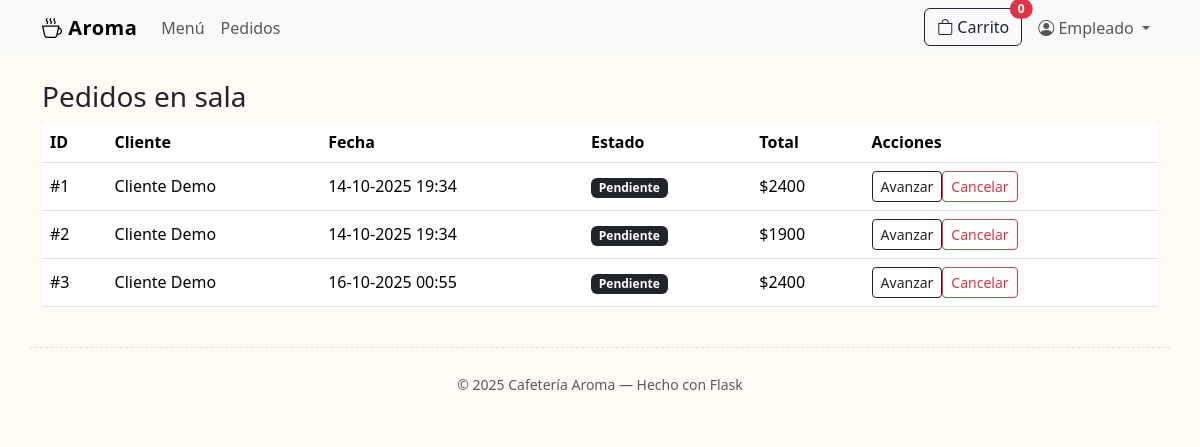
Page /empleado/pedidos (signed in) on the earlier database version.
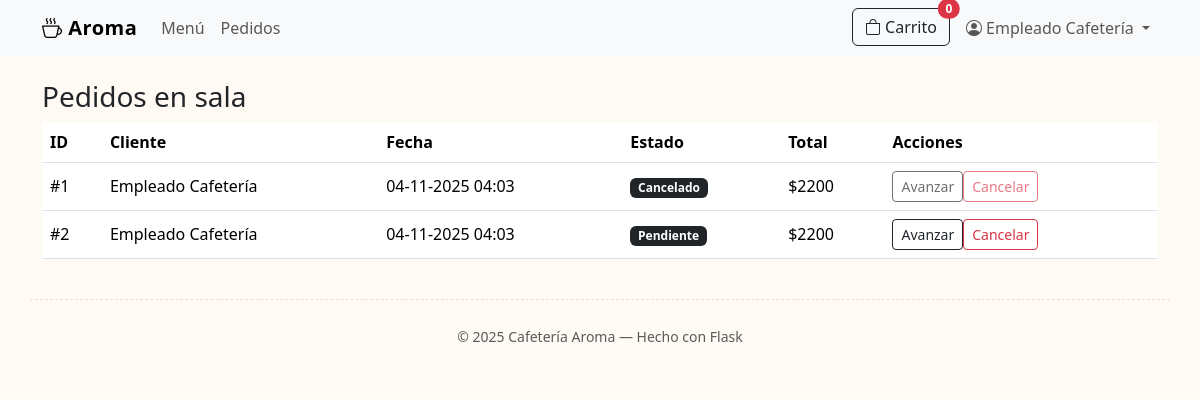
Same page on the later database version.
### models.py (models this page shows, shortened)
class User(UserMixin, db.Model):
    id = db.Column(db.Integer, primary_key=True)
    name = db.Column(db.String(120), nullable=False)
    email = db.Column(db.String(120), unique=True, nullable=False)
    password_hash = db.Column(db.String(255), nullable=False)
    role = db.Column(db.String(20), default=Role.CUSTOMER, nullable=False)
    created_at = db.Column(db.DateTime, default=datetime.utcnow)
    orders = db.relationship("Order", back_populates="user", lazy=True)
    def is_admin(self):
        return self.role == Role.ADMIN
    def is_employee(self):
        return self.role == Role.EMPLOYEE

class Order(db.Model):
    id = db.Column(db.Integer, primary_key=True)
    status = db.Column(db.String(30), default="pendiente")  # pendiente -> preparando -> listo -> entregado -> cancelado
    payment_method = db.Column(db.String(30), default="efectivo")  # efectivo/tarjeta
    total = db.Column(db.Float, default=0.0)
    created_at = db.Column(db.DateTime, default=datetime.utcnow)
    user_id = db.Column(db.Integer, db.ForeignKey("user.id"), nullable=True)
    user = db.relationship("User", back_populates="orders")
    items = db.relationship("OrderItem", back_populates="order", cascade="all, delete-orphan", lazy=True)

### app.py (the view)
    @app.get("/empleado/pedidos")
    @login_required
    def employee_orders():
        orders = Order.query.order_by(Order.created_at.asc()).all()
        return render_template("employee/orders.html", orders=orders)

### templates/employee/orders.html (shortened to what this page needs)
{% extends "base.html" %}
{% block content %}
  <h3>Pedidos en sala</h3>
  <div class="table-responsive">
    <table class="table align-middle">
      <thead>
        <tr>
          <th>ID</th>
          <th>Cliente</th>
          <th>Fecha</th>
          <th>Estado</th>
          <th>Total</th>
          <th>Acciones</th>
        </tr>
      </thead>
      <tbody>
        {% for o in orders %}
        <tr>
          <td>#{{ o.id }}</td>
          <td>{{ o.user.name if o.user else '—' }}</td>
          <td>{{ o.created_at.strftime('%d-%m-%Y %H:%M') }}</td>
          <td>
            <span class="badge text-bg-dark">{{ o.status|capitalize }}</span>
          </td>
          <td>${{ '%.0f'|format(o.total) }}</td>
          <td>
            <div class="btn-group">
              <form method="post" action="{{ url_for('employee_advance', order_id=o.id) }}" style="display:inline;">
                <button class="btn btn-sm btn-outline-dark"
                        {% if o.status in ['entregado','cancelado'] %}disabled{% endif %}>
                  Avanzar
                </button>
              </form>
              <form method="post" action="{{ url_for('employee_cancel', order_id=o.id) }}"
                    onsubmit="return confirm('¿Cancelar pedido?')" style="display:inline;">
                <button class="btn btn-sm btn-outline-danger"
                        {% if o.status in ['entregado','cancelado'] %}disabled{% endif %}>
                  Cancelar
                </button>
              </form>
            </div>
          </td>
        </tr>
        {% endfor %}
      </tbody>
    </table>
  </div>
{% endblock %}

### templates/base.html (shortened to what this page needs)
{% set cart_count = session.get('cart', {})|map('int')|list|length and session.get('cart', {})|dictsort(false) %}
<!doctype html>
<html lang="es">
  <head>
    <link href="https://cdn.jsdelivr.net/npm/bootstrap@5.3.2/dist/css/bootstrap.min.css" rel="stylesheet">
    <link href="https://cdn.jsdelivr.net/npm/bootstrap-icons@1.11.3/font/bootstrap-icons.css" rel="stylesheet">
    <link href="{{ url_for('static', filename='css/styles.css') }}" rel="stylesheet">
  </head>
  <body>
    <nav class="navbar navbar-expand-lg bg-body-tertiary sticky-top">
      <div class="container">
        <a class="navbar-brand" href="{{ url_for('index') }}"><i class="bi bi-cup-hot"></i> Aroma</a>
        <div class="collapse navbar-collapse" id="nav">
          <ul class="navbar-nav me-auto mb-2 mb-lg-0">
            <li class="nav-item"><a class="nav-link" href="{{ url_for('menu') }}">Menú</a></li>
            {% if current_user.is_authenticated and (current_user.is_admin() or current_user.is_employee()) %}
              <li class="nav-item"><a class="nav-link" href="{{ url_for('employee_orders') }}">Pedidos</a></li>
            {% endif %}
          </ul>
          <ul class="navbar-nav ms-auto">
            <li class="nav-item me-2">
              <a class="btn btn-outline-dark position-relative" href="{{ url_for('cart') }}">
                <i class="bi bi-bag"></i> Carrito
                <span id="cart-count" class="position-absolute top-0 start-100 translate-middle badge rounded-pill bg-danger">
                  {{ (session.get('cart') or {}).values()|sum if session.get('cart') else 0 }}
                </span>
              </a>
            </li>
            {% if current_user.is_authenticated %}
            <li class="nav-item dropdown">
              <a class="nav-link dropdown-toggle" role="button" data-bs-toggle="dropdown">
                <i class="bi bi-person-circle"></i> {{ current_user.name }}
              </a>
            </li>
            {% else %}
              <li class="nav-item"><a class="btn btn-dark" href="{{ url_for('login') }}">Ingresar</a></li>
            {% endif %}
          </ul>
        </div>
      </div>
    </nav>
    <main class="container my-4">
      {% block content %}{% endblock %}
    </main>
    <footer class="container py-4 text-center text-muted">
      <small>© {{ 2025 }} Cafetería Aroma — Hecho con Flask</small>
    </footer>
  </body>
</html>

### static/css/styles.css (style rules this page uses)
body { background: #fffaf3; }
.navbar-brand { font-weight: 800; letter-spacing: .5px; }
footer { border-top: 1px dashed rgba(0,0,0,.1); }

Differences in the rows shown:
removed Order: id "3", user "Cliente Demo", created_at "16-10-2025 00:55", status "Pendiente", total "2400"
changed User: name "Empleado" → "Empleado Cafetería"
changed Order id 1: user "Cliente Demo" → "Empleado Cafetería"; created_at "14-10-2025 19:34" → "04-11-2025 04:03"; status "Pendiente" → "Cancelado"; total "2400" → "2200"
changed Order "Pendiente": user "Cliente Demo" → "Empleado Cafetería"; created_at "14-10-2025 19:34" → "04-11-2025 04:03"; total "1900" → "2200"
